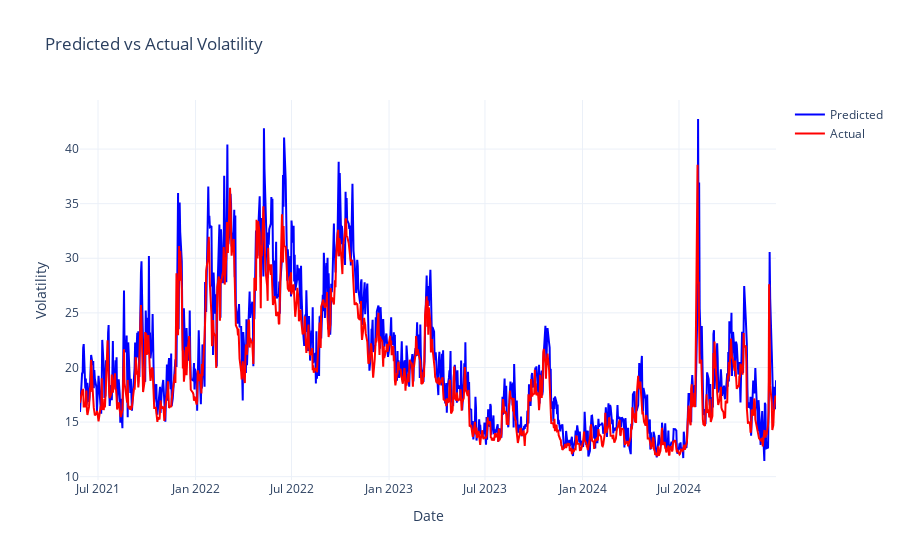

The code cell stored with this chart in its notebook:
### Code cell
fig = go.Figure()
fig.add_trace(go.Scatter(
    x=merged_df.index,
    y=merged_df["predicted"],
    mode='lines',
    name='Predicted',
    line=dict(color='blue')
))
fig.add_trace(go.Scatter(
    x=merged_df.index,
    y=merged_df["vol"],
    mode='lines',
    name='Actual',
    line=dict(color='red')
))
fig.update_layout(
    title=f"Predicted vs Actual Volatility",
    xaxis_title="Date",
    yaxis_title="Volatility",
    template="plotly_white"
)

### Figure 1 — Plotly figure (JSON) as saved in the notebook; plotly's stock layout.template omitted (floating-point values rounded to 4 significant figures; data arrays with more than 128 entries replaced by an {"elided": "..."} marker saying what was removed)
{"data": [{"line": {"color": "blue"}, "mode": "lines", "name": "Predicted", "type": "scatter", "x": {"elided": "923 str values"}, "y": {"elided": "923 float values"}}, {"line": {"color": "red"}, "mode": "lines", "name": "Actual", "type": "scatter", "x": {"elided": "923 str values"}, "y": {"elided": "923 float values"}}], "layout": {"title": {"text": "Predicted vs Actual Volatility"}, "xaxis": {"title": {"text": "Date"}}, "yaxis": {"title": {"text": "Volatility"}}}}
